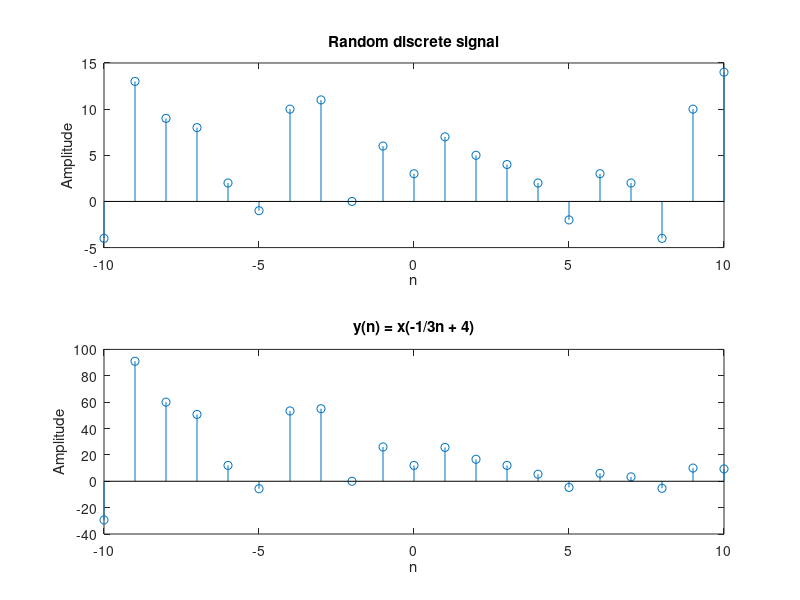

Reproduce this figure in MATLAB.
%Baliguat, Dennis Ivan
n = -10 : 1 : 10;
rand_elems = randi([-5, 14], 1, length(n));

figure('NumberTitle', 'off', 'Name', 'Baliguat');

%A
subplot(2, 1, 1);
stem(n, rand_elems);
title("Random discrete signal");
xlabel('n');
ylabel('Amplitude');


%B
y_shift = rand_elems .* (-1/3*n + 4);
subplot(2, 1, 2);
stem(n, y_shift);
title("y(n) = x(-1/3n + 4)");
xlabel('n');
ylabel('Amplitude');

